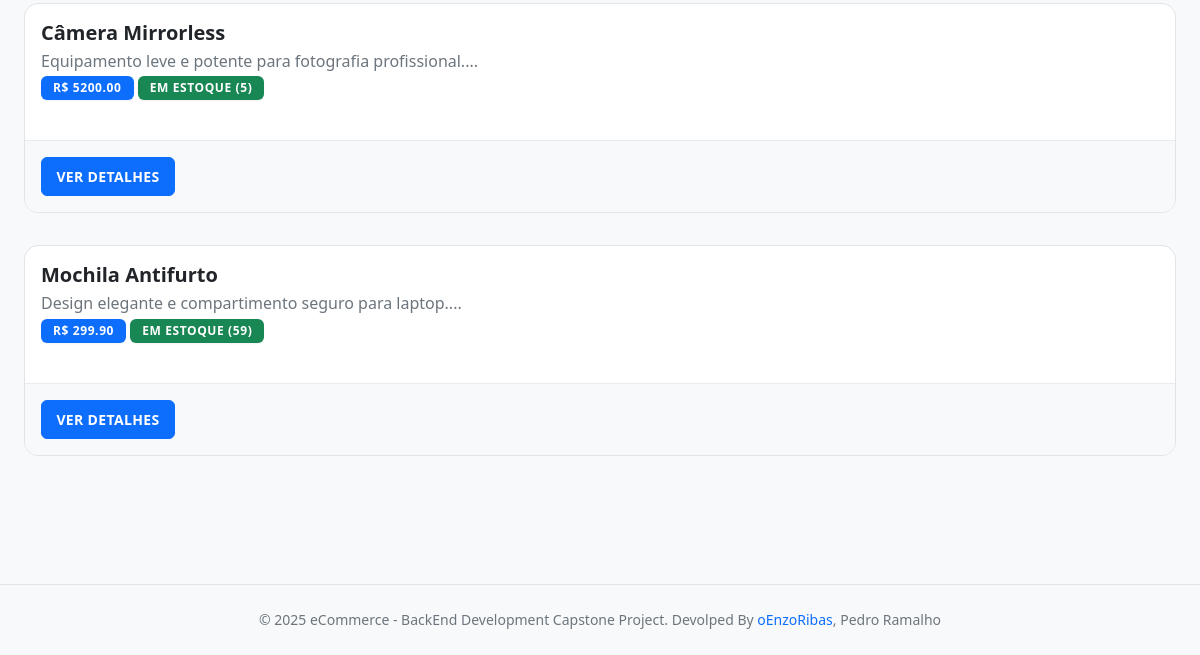
Page /produtos/ (lower part) on the earlier database version.
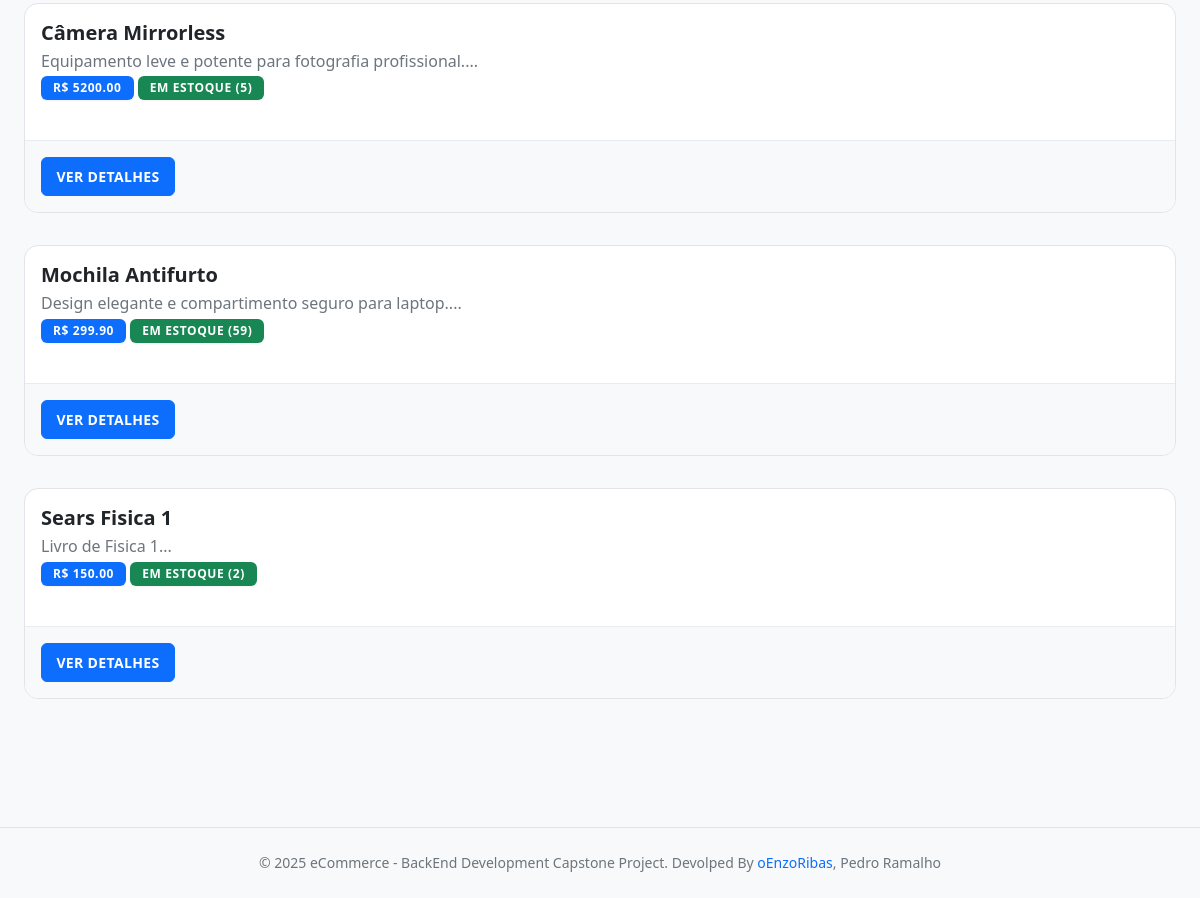
Same page on the later database version.
### models/produto_model.py (models this page shows, shortened)
class Produto(db.Model):
    __tablename__ = 'produtos'
    id = Column(Integer, primary_key=True, autoincrement=True, nullable=False)
    nome = Column(String(256), nullable=False)
    descricao = Column(String(256))
    preco = Column(db.Numeric(10,2), nullable=False)
    estoque = Column(Integer, nullable=False, default=0)

### routes/produtos.py (the view)
@produtos_bp.route('/')
def listar():
    page = request.args.get('page', 1, type=int)
    produtos = Produto.query.paginate(page=page, per_page=10)
    return render_template('produtos/listar.html', produtos=produtos)

### templates/produtos/listar.html (shortened to what this page needs)
{% extends "base.html" %} {% block title %}Produtos - Loja Online{% endblock %}
{% block content %}
{% if produtos.items %}
<div class="row">
  {% for produto in produtos.items %}
  <div class="col-md-6 col-lg-4 mb-4">
    <div class="card h-100 shadow-sm">
      <div class="card-body">
        <h5 class="card-title">{{ produto.nome }}</h5>
        <p class="card-text text-muted">
          {{ produto.descricao[:100] if produto.descricao else 'Sem descrição'
          }}...
        </p>
        <div class="mb-3">
          <span class="badge bg-primary"
            >R$ {{ "%.2f"|format(produto.preco) }}</span
          >
          {% if produto.estoque > 0 %}
          <span class="badge bg-success"
            >Em Estoque ({{ produto.estoque }})</span
          >
          {% else %}
          <span class="badge bg-danger">Fora de Estoque</span>
          {% endif %}
        </div>
      </div>
      <div class="card-footer bg-white">
        <a
          href="{{ url_for('produtos.detalhes', produto_id=produto.id) }}"
          class="btn btn-primary btn-sm w-100 btn-registrar"
        >
          Ver Detalhes
        </a>
      </div>
    </div>
  </div>
  {% endfor %}
</div>
 {% else %}
<div class="alert alert-info text-center">
  <h4>Nenhum produto disponível no momento</h4>
  <p>Volte mais tarde para conferir nossas ofertas!</p>
</div>
{% endif %} {% endblock %}

Differences in the rows shown:
added Produto: nome "Sears Fisica 1", descricao "Livro de Fisica 1", preco "150.00", estoque "2"
